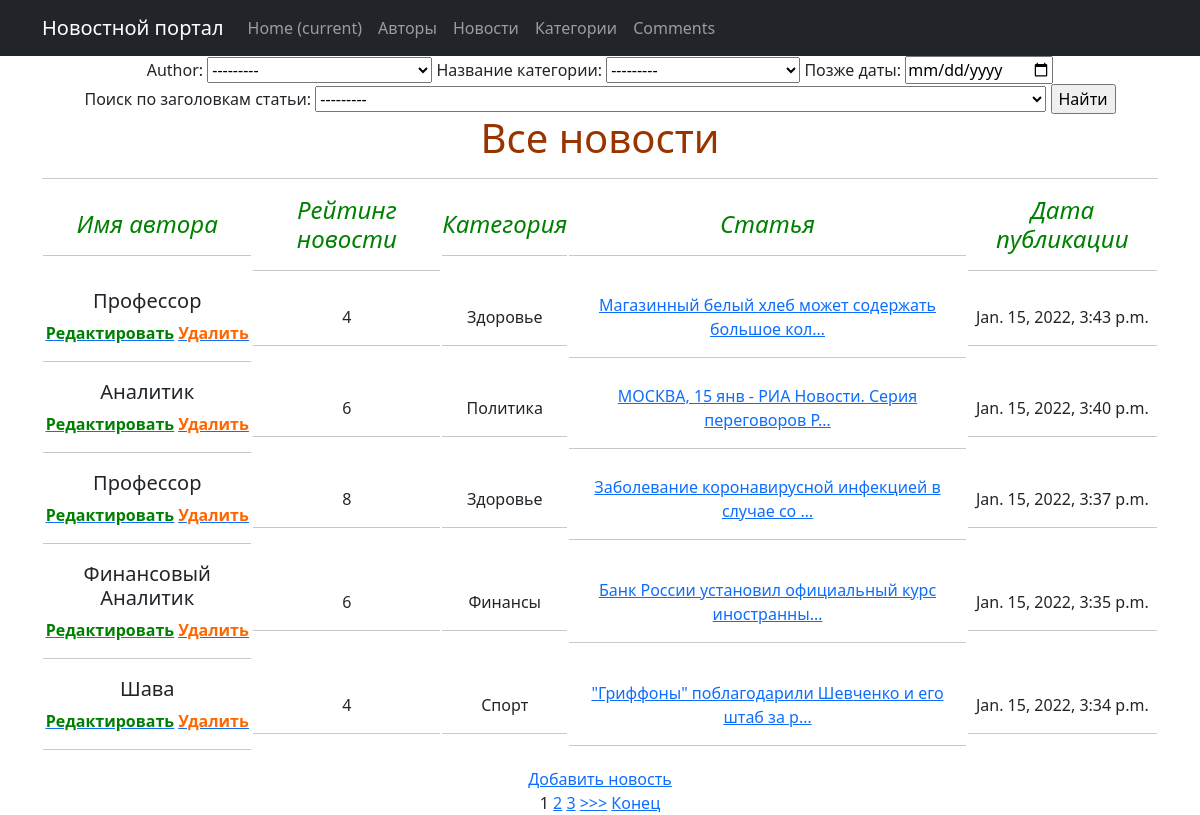
Screenshot of /authors/ with the database file from the repository.
### news/models.py (models this page shows, shortened)
class Post(models.Model):
    author = models.ForeignKey(Author, on_delete=models.CASCADE)
    NEWS = 'NW'
    ARTICLE = 'AR'
    CATEGORY_CHOICES = (
        (NEWS, 'Новости'),
        (ARTICLE, 'Статья'),
    )
    categoryType = models.CharField(max_length=2, choices=CATEGORY_CHOICES, default=ARTICLE)
    dateCreation = models.DateTimeField(auto_now_add=True, verbose_name="Время создания новости")
    postCategory = models.ManyToManyField(Category, through='PostCategory', verbose_name="Название категории")
    title = models.CharField(max_length=128)
    text = models.TextField()
    rating = models.SmallIntegerField(default=0)
    def __str__(self):
        return self.title

class Author(models.Model):
    authorUser = models.OneToOneField(User, on_delete=models.CASCADE)
    ratingAuthor = models.SmallIntegerField(default=0)
    def __str__(self):
        return self.authorUser.username

class Category(models.Model):
    name = models.CharField(max_length=64, unique=True)
    def __str__(self):
        return self.name

### news/views.py (the view, shortened to what this page needs)
# urls.py: path('', NewsList.as_view(), name='news1'),
class NewsList(ListView):
    model = Post
    template_name = 'news1.html'
    context_object_name = 'Posts'
    ordering = ['-dateCreation']
    paginate_by = 5
    def get_filter(self):
        return NewsFilter(self.request.GET, queryset=super().get_queryset())
    def get_queryset(self):
        return self.get_filter().qs
    def get_context_data(self, *args, **kwargs):
        context = super().get_context_data(**kwargs)
        context['filter'] = NewsFilter(self.request.GET, queryset=self.get_queryset())
        return context

### news/templatetags/my_filters.py (called while the page is built)
@register.filter(name='Censor')
def Censor(value):
    censor_list = ['дебил',
                   'дурак',
                   'придурок']
    value1 = (str(value)).split()
    for i in censor_list:
        for j in value1:
            if j == i:
                value1.remove(i)
    value = ' '.join(value1)
    return str(value)

### news/templates/news1.html (shortened to what this page needs)
{% extends 'flatpages/default.html' %}
{% load my_filters %}
{% block content %}
<form method="GET">
    {{ filter.form }}
    <input type="submit" value="Найти">
</form>
<h1><span style="color: #993300;">Все новости</span></h1>
<hr>
<table>
    <tr>
        <td>
            <h4><em><span style="color: #008000;">Имя автора</span></em></h4>
            <hr/>
        </td>
        <td>
            <h4><em><span style="color: #008000;">Рейтинг новости</span></em></h4>
            <hr/>
        </td>
        <td>
            <h4><em><span style="color: #008000;">Категория</span></em></h4>
            <hr/>
        </td>
        <td>
            <h4><em><span style="color: #008000;">Статья</span></em></h4>
            <hr/>
        </td>
        <td>
            <h4><em><span style="color: #008000;">Дата публикации</span></em></h4>
            <hr/>
        </td>
    </tr>
    {% for news1 in Posts %}
    <tr>
        <td>
            <h5>{{ news1.author|title }}</h5>
            <a href="{% url 'news_update' news1.id %}"><u><strong><span
                    style="color: #008000;">Редактировать</span></strong></u></a>
            <a href="{% url 'news_delete' news1.id %}"><u><strong><span style="color: #ff6600;">Удалить</span></strong></u></a>
            <hr/>
        </td>
        <td>
            {{ news1.rating }}
            <hr/>
        </td>
        <td>
            {% for new in news1.postCategory.all %}
            {{ new|title }}
            {% endfor %}
            <hr/>
        </td>
        <td>
            <a href="{% url 'news_detail' news1.id %}">{{ news1.text|truncatechars:50|Censor }}</a>
            <hr/>
        </td>
        <td>
            {{ news1.dateCreation }}
            <hr/>
        </td>
    </tr>
    {% endfor %}
</table>
<a href="{% url 'news_create' %}">Добавить новость</a> <br>
{% if is_paginated %}
{% for num in page_obj.paginator.page_range %}
{% if page_obj.number == num %}
<a>{{ num }}</a>
{% elif num > page_obj.number|add:'-3' and num < page_obj.number|add:'3' %}
<a href="?page={{ num }}">{{ num }}</a>
{% endif %}
{% endfor %}
{% if page_obj.has_next %}
<a href="?page={{ page_obj.next_page_number }}">>>></a>
<a href="?page={{ page_obj.paginator.num_pages }}">Конец</a>
{% endif %}
{% endif %}
{% endblock content %}

### news/templates/flatpages/default.html (shortened to what this page needs)
<!DOCTYPE html>
<html lang="en">
<head>
    {% load static %}
    <link href="{% static 'css/styles.css' %}" rel="stylesheet"/>
</head>
<body>
<nav class="navbar navbar-expand-lg navbar-dark bg-dark static-top">
   <div class="container">
       <a class="navbar-brand" href="#">Новостной портал</a>
       <div class="collapse navbar-collapse" id="navbarResponsive">
           <ul class="navbar-nav ml-auto">
               <li class="nav-item active">
                   <a class="nav-link" href="/home/">Home
                       <span class="sr-only">(current)</span>
                   </a>
               </li>
               <li class="nav-item">
                   <a class="nav-link" href="/authors/">Авторы</a>
               </li>
               <li class="nav-item">
                   <a class="nav-link" href="/news/">Новости</a>
               </li>
               <li class="nav-item">
                   <a class="nav-link" href="/categories/">Категории</a>
               </li>
               <li class="nav-item">
                   <a class="nav-link" href="/comments/">Comments</a>
               </li>
           </ul>
       </div>
   </div>
</nav>
<div class="container">
    <div class="row">
        <div class="col-lg-12 text-center">
            {% block content %}
            {% endblock content %}
        </div>
    </div>
</body>
</html>

### rows the page displays
Post: author "Профессор", rating "4", text|Censor "Магазинный белый хлеб может содержать большое кол…", dateCreation "Jan. 15, 2022, 3:43 p.m."
Category: name "Здоровье"
Post: author "Аналитик", rating "6", text|Censor "МОСКВА, 15 янв - РИА Новости. Серия переговоров Р…", dateCreation "Jan. 15, 2022, 3:40 p.m."
Category: name "Политика"
Post: author "Профессор", rating "8", text|Censor "Заболевание коронавирусной инфекцией в случае со …", dateCreation "Jan. 15, 2022, 3:37 p.m."
Post: author "Финансовый Аналитик", rating "6", text|Censor "Банк России установил официальный курс иностранны…", dateCreation "Jan. 15, 2022, 3:35 p.m."
Category: name "Финансы"
Post: author "Шава", rating "4", text|Censor "\"Гриффоны\" поблагодарили Шевченко и его штаб за р…", dateCreation "Jan. 15, 2022, 3:34 p.m."
Category: name "Спорт"

### other values shown
{{ num }} "1"
{{ num }} "2" "3"
